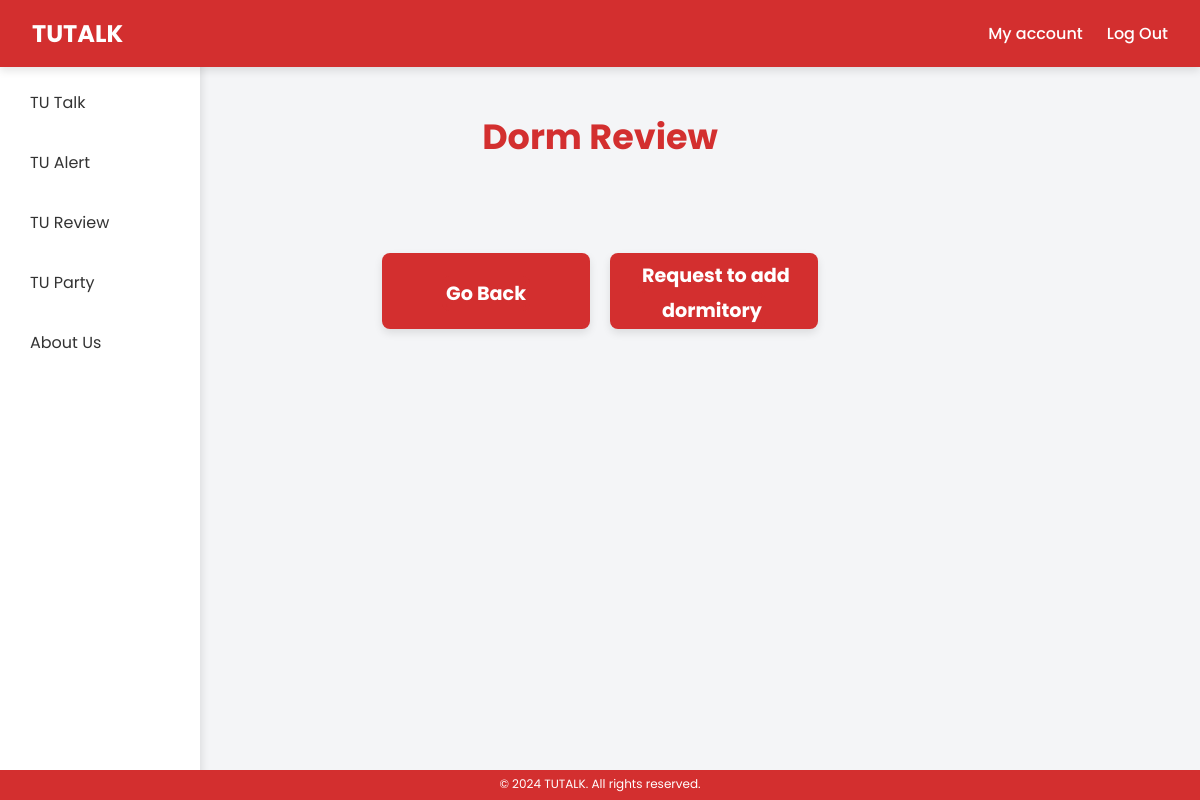
The app's page /tu_review/dorm/, older data.
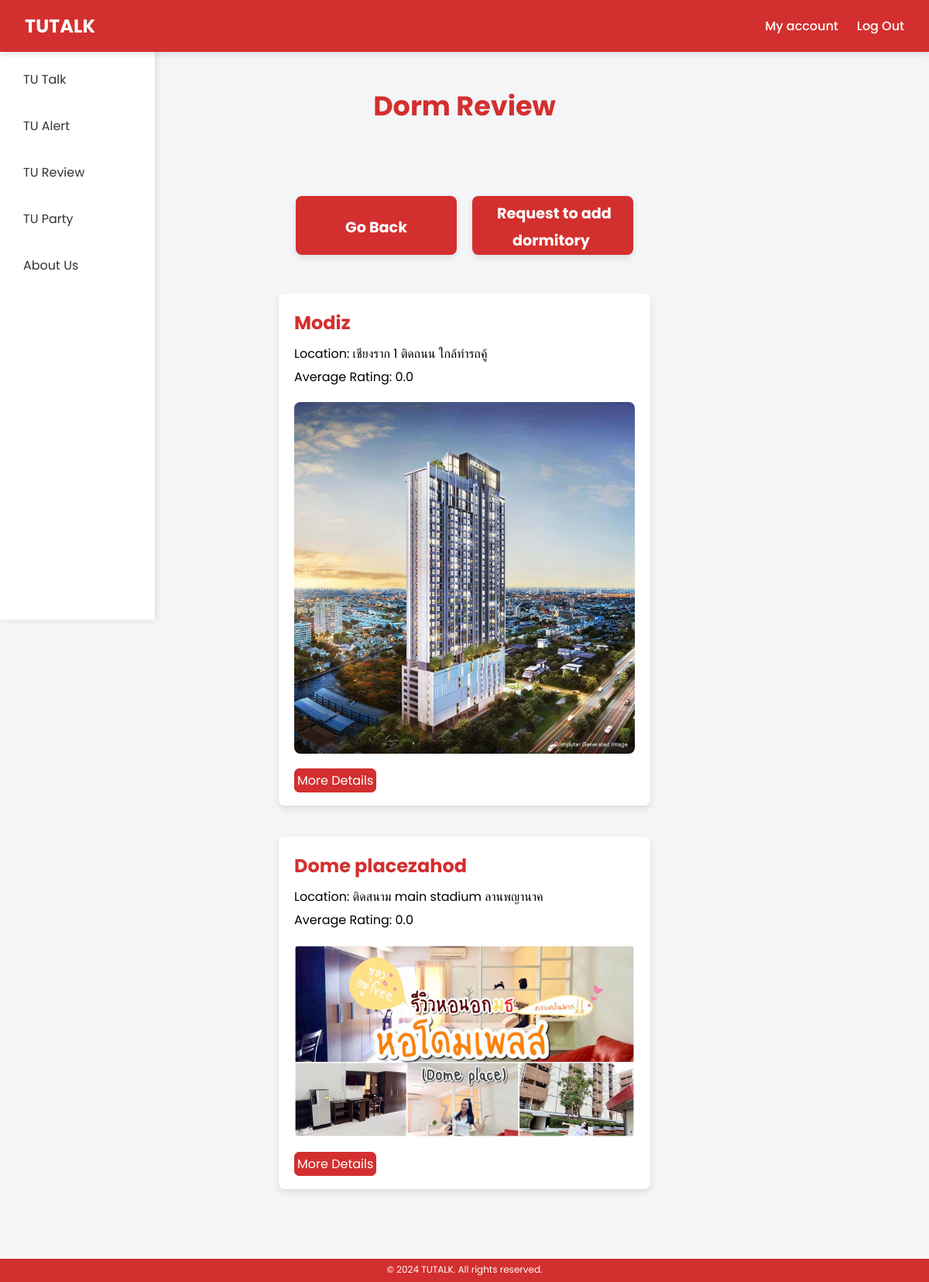
The same page, newer data.
### tu_review/models.py (models this page shows, shortened)
class Dormitory(models.Model):
    name = models.CharField(max_length=255)
    location = models.TextField()
    image = models.ImageField(
        upload_to="dorms/images/",
        blank=True,
        null=True,
    )
    description = models.TextField()
    average_rating = models.FloatField(default=0.0)

### tu_review/views.py (the view)
# urls.py: path("dorm/", DormListView.as_view(), name="dorm_list"),
class DormListView(View):
    def get(self, request):
        dorms = Dormitory.objects.all().order_by("-average_rating")
        return render(request, "dorm_list.html", {"dorms": dorms})

### tu_review/templates/dorm_list.html (shortened to what this page needs)
{% load static %}
<!DOCTYPE html>
<html lang="en">
<head>
    <link rel="stylesheet" href="{% static 'css/style_review.css' %}">
</head>
<body>
    <nav class="navbar">
        <a href="{% url 'user_home' %}" class="logo">TUTALK</a>
        <div class="nav-links">
            <a href="{% url 'user_edit:profile' %}">My account</a>
            <a href="{% url 'home' %}">Log Out</a>
        </div>
    </nav>
    <div class="left-menu">
        <a href="{% url 'tu_talk:post_list' %}"
            class="{% if request.resolver_match.url_name == 'post_list' %}active{% endif %}">
            TU Talk
        </a>
        <a href="{% url 'tu_alert:alert_list' %}" class="{% if request.resolver_match.url_name == 'home' %}active{% endif %}">
            TU Alert
        </a>
        <a href="{% url 'tu_review:tu_review' %}" class="{% if request.resolver_match.url_name == 'home' %}active{% endif %}">
            TU Review
        </a>
        <a href="{% url 'tu_party:party_list' %}" class="{% if request.resolver_match.url_name == 'party_list' %}active{% endif %}">
            TU Party
        </a>
        <a href="{% url 'about' %}" class="{% if request.resolver_match.url_name == 'about' %}active{% endif %}">
            About Us
        </a>
    </div>
     <footer class="footer">
        <p>&copy; 2024 TUTALK. All rights reserved.</p>
    </footer>
    <header class="header">
        <h2>Dorm Review</h2>
    </header>
    <div class="menudorm">
        <div class="menu-item">
            <h2><a href="{% url 'tu_review:tu_review' %}">Go Back</a></h2>
        </div>
        <div class="menu-item">
            <h2><a href="{% url 'tu_review:dorm_create_form' %}">Request to add dormitory</a></h2>
        </div>
    </div>
    {% for dorm in dorms %}
<div class="maindorm">
    <h2>{{ dorm.name }}</h2>
    <p>Location: {{ dorm.location }}</p>
    <p>Average Rating: {{ dorm.average_rating }}</p>
    {% if dorm.image %}
        <img src="{{ dorm.image.url }}" alt="Dorm image" class="dorm-image">
        {% else %}
        <p>No image available</p>
    {% endif %}
    <a href="{% url 'tu_review:dorm_detail' dorm.id %}">More Details</a>
</div>
{% endfor %}
</body>
</html>

### tu_review/static/css/style_review.css (style rules this page uses)
* { margin: 0; padding: 0; box-sizing: border-box; font-family: 'Poppins', sans-serif; }
body { background-color: #f4f5f7; display: flex; flex-direction: column; align-items: center; justify-content: center; margin: 0; margin-bottom: 100px; padding: 0; overflow-y: auto; }
.header { font-size: 2rem; font-weight: bold; color: #d32f2f; margin: 20px 0; text-align: center; }
.header h2 { color: #d32f2f; text-align: center; padding: 20px 0; font-size: 35px; font-weight: bold; position: relative; margin: 70px; max-width: 80%; margin-bottom: 20px; }
.maindorm { background-color: #fff; margin: 20px auto; padding: 20px; border-radius: 8px; box-shadow: 0 4px 8px rgba(0, 0, 0, 0.1); max-width: 40%; }
.maindorm h2 { color: #d32f2f; font-size: 1.5rem; margin-bottom: 10px; }
.maindorm a { text-decoration: none; color: #ffffff; border: 4px solid #d32f2f; border-radius: 7px; transition: color 0.3s; background-color: #d32f2f; }
.maindorm p { font-size: 1rem; margin-bottom: 5px; }
.maindorm img.dorm-image { max-width: 100%; border-radius: 8px; margin-top: 15px; margin-bottom: 15px; }
.menudorm { display: flex; justify-content: space-between; gap: 20px; margin: 10px auto; padding: 20px; max-width: 80%; flex-wrap: wrap; }
.menu-item { flex: 1; text-align: center; padding: 3px; background-color: #d32f2f; border-radius: 8px; box-shadow: 0 4px 8px rgba(0, 0, 0, 0.1); min-width: 150px; display: flex; justify-content: center; align-items: center; }
.menudorm .menu-item a { text-decoration: none; color: #ffffff; border: 4px solid #d32f2f; border-radius: 7px; transition: color 0.3s; background-color: #d32f2f; font-size: 1.2rem; }
.navbar { background-color: #D32F2F; padding: 1rem 2rem; display: flex; align-items: center; justify-content: space-between; width: 100%; position: fixed; top: 0; z-index: 1000; box-shadow: 0 4px 8px rgba(0, 0, 0, 0.1); color: #fff; }
.navbar .logo { font-size: 1.5rem; font-weight: bold; text-decoration: none; color: #fff; margin-right: auto; }
.navbar .nav-links { display: flex; gap: 1.5rem; margin-left: auto; }
.navbar .nav-links a { color: #fff; text-decoration: none; font-weight: 500; transition: color 0.3s; }
.left-menu { width: 200px; padding: 20px; background-color: #ffffff; height: calc(100vh - 60px); position: fixed; top: 60px; left: 0; color: #030303; font-family: 'Roboto', sans-serif; box-shadow: 2px 0 8px rgba(0, 0, 0, 0.1); }
.left-menu a { display: block; color: #333; text-decoration: none; margin-bottom: 15px; font-size: 1rem; padding: 10px; border-radius: 8px; transition: background-color 0.3s; }
.footer { width: 100%; text-align: center; position: fixed; bottom: 0; padding: 10px 0; background: #d32f2f; color: #fff; font-size: 14px; z-index: 10; }
.footer { width: 100%; text-align: center; position: fixed; bottom: 0; padding: 5px 0; background: #d32f2f; color: #fff; font-size: 12px; height: 30px; z-index: 100; margin-top: 10px; }
.footer p { margin: 0; }
.footer, .footer { color: #fff !important; }

Row changes from the older to the newer data that the page shows:
added Dormitory: name "Modiz", location "เชียงราก 1 ติดถนน ใกล้ท่ารถคู้", average_rating "0.0", image (picture)
added Dormitory: name "Dome placezahod", location "ติดสนาม main stadium ลานพญานาค", average_rating "0.0", image (placeholder picture)
